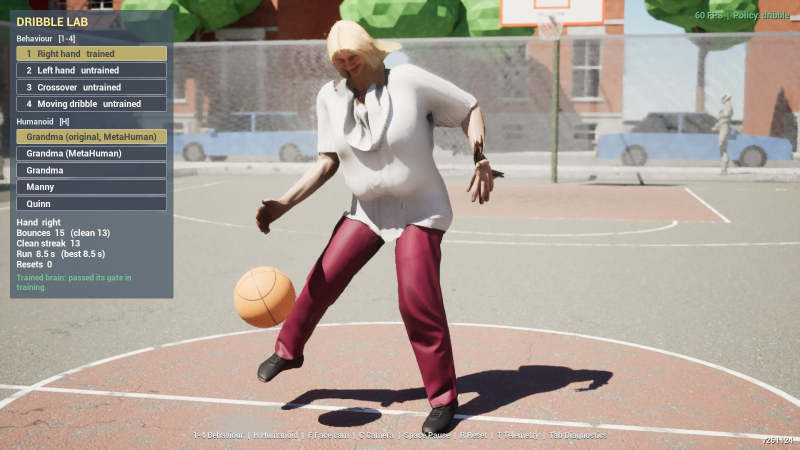
#> input picture SCREENSHOTS/20261125_progress/ccmh_body.jpg, 1600 x 900 px, given in place of cap_r_lab_000.png, which was not available (shown at 1/2 size)
$ python make_media.py
#> lines starting #> are read from the running program, lines starting #| are printed output that depends on the picture
"""Annotated stills + GIFs for the 2026-11-25 progress report."""
import glob
import os

from PIL import Image, ImageDraw, ImageFont

SHOTS = r"C:\Users\punko\Downloads\_CODEMATT\PoBasketball\unreal\StreetballGym\Saved\Screenshots"
ED = r"C:\Users\punko\AppData\Local\Temp\claude\3d95cc0ddc13cb6d\06e1312c-b761-4b1e-82b6-1399c21456a8\scratchpad\rep\editor"
OUT = r"C:\Users\punko\Downloads\_CODEMATT\PoBasketball\SCREENSHOTS\20261125_progress"
os.makedirs(OUT, exist_ok=True)
F = ImageFont.truetype(r"C:\Windows\Fonts\segoeuib.ttf", 22)
FS = ImageFont.truetype(r"C:\Windows\Fonts\segoeuib.ttf", 18)
ACC = (255, 196, 0)


def label(d, xy, text, anchor_pt=None, font=F):
    x, y = xy
    l, t, r, b = d.textbbox((x, y), text, font=font)
    d.rounded_rectangle((l - 10, t - 6, r + 10, b + 6), 8, fill=(20, 20, 24), outline=ACC, width=3)
    d.text((x, y), text, font=font, fill=(255, 255, 255))
    if anchor_pt:
        # arrow from the box edge to the point
        bx = l - 10 if anchor_pt[0] < l else (r + 10 if anchor_pt[0] > r else (l + r) / 2)
        by = (t + b) / 2 if bx in (l - 10, r + 10) else (b + 6 if anchor_pt[1] > b else t - 6)
        d.line((bx, by, *anchor_pt), fill=ACC, width=4)
        d.ellipse((anchor_pt[0] - 7, anchor_pt[1] - 7, anchor_pt[0] + 7, anchor_pt[1] + 7), fill=ACC)


def ring(d, box):
    d.rounded_rectangle(box, 10, outline=ACC, width=4)


def game(name):
#> called with name = 'r_lab'
    return Image.open(os.path.join(SHOTS, f"cap_{name}_000.png")).convert("RGB")  # 1280x720
#> returned value is the input picture: PIL image 1600x900 RGB; mean R, G, B 166.8, 156.7, 148.1


def save(im, name, w=None):
    if w:
        im = im.resize((w, int(im.height * w / im.width)), Image.LANCZOS)
    im.save(os.path.join(OUT, name), quality=86)


# 1 Dribble Lab panel
im = game("r_lab"); d = ImageDraw.Draw(im); s = im.width / 1600
#> after `s = im.width / 1600`: s = 1
ring(d, (20 * s, 88 * s, 304 * s, 225 * s)); label(d, (420 * s, 110 * s), "Behaviour buttons (keys 1-4): trained / untrained", (304 * s, 160 * s))
ring(d, (20 * s, 255 * s, 304 * s, 390 * s)); label(d, (420 * s, 300 * s), "Humanoid buttons (key H): 5 skins, same body + brain", (304 * s, 320 * s))
ring(d, (20 * s, 400 * s, 304 * s, 555 * s)); label(d, (420 * s, 470 * s), "Live stats: bounces, clean streak, run time, resets", (304 * s, 480 * s))
label(d, (900 * s, 820 * s), "Trained brain dribbling (dribble.onnx via NNE)", (int(640 * 1.0), int(470)))
save(im, "a_lab.jpg")
#> in save, `im.save(os.path.join(OUT, name), quality=86)`:
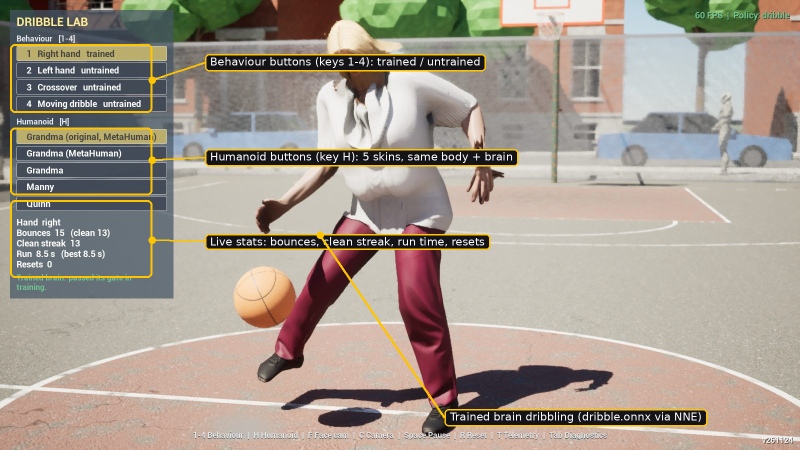
#> saved as a_lab.jpg: PIL image 1600x900 RGB (shown at 1/2 size); mean R, G, B 163.7, 153.3, 141.3

# 2 face camera mood
for src, txt, out in (("r_smile", "Clean streak 29: full grin (MetaHuman RigLogic face controls)", "a_smile.jpg"),
                      ("r_frown", "0.3 s after a reset: frown, fades over 2.5 s", "a_frown.jpg")):
    im = game(src); d = ImageDraw.Draw(im)
#> call 2 of game, with name = 'r_smile'
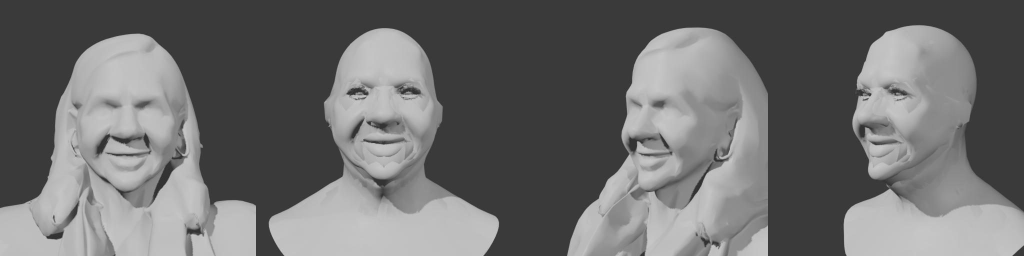
#> input picture SCREENSHOTS/20261125_progress/ccmh_conform_clay.jpg, 2048 x 512 px, given in place of cap_r_smile_000.png, which was not available (shown at 1/2 size)
#> in game, returned value is the input picture: PIL image 2048x512 RGB; min 33, max 212, mean 109.3
    label(d, (330, 640), txt, (700, 470))
    label(d, (330, 30), "Face camera (key F)", None)
    save(im, out)
#> call 2 of save, with name = 'a_smile.jpg'
#> in save (call 2), `im.save(os.path.join(OUT, name), quality=86)`:
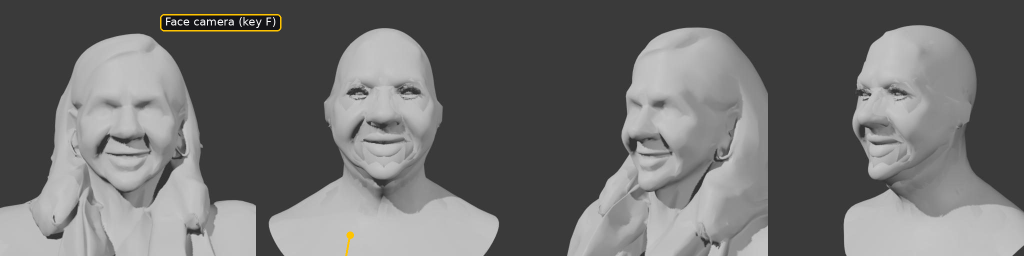
#> saved as a_smile.jpg: PIL image 2048x512 RGB (shown at 1/2 size); mean R, G, B 109.6, 109.5, 109.2

# 3 untrained left hand
im = game("r_left"); d = ImageDraw.Draw(im)
#> (the run stopped early here; a loop or call above may not have finished)
